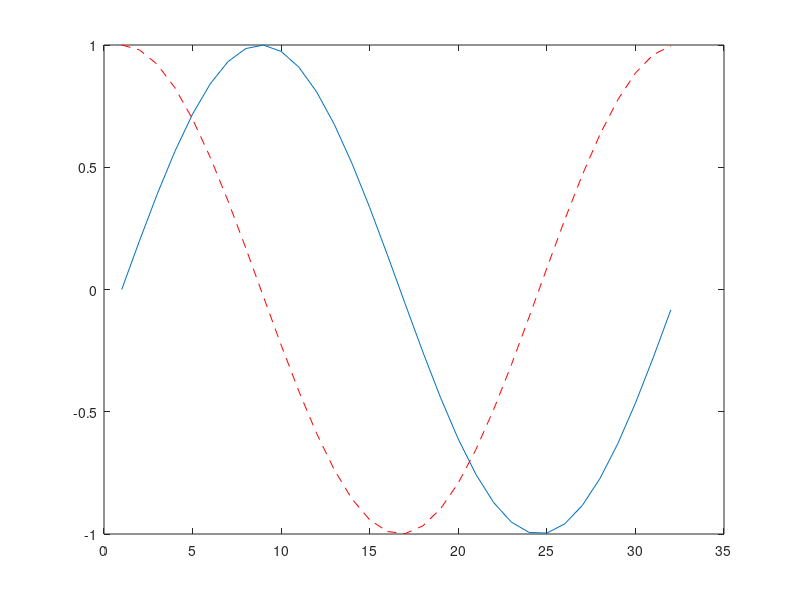

Reproduce this figure in MATLAB. (Note: this script raises an error after producing the figure.)
close all;
clear all;
clc;
t=0:0.2:2*pi;
x=sin(t);
plot(x);
hold on;
z=cos(t);
plot(z,'r--');
xlable('time');
ylable('amplitude');
title('trigonometry');
legend('sin','cos');
xlim(0.2*pi);
ylim([-1.4 1.4]);
